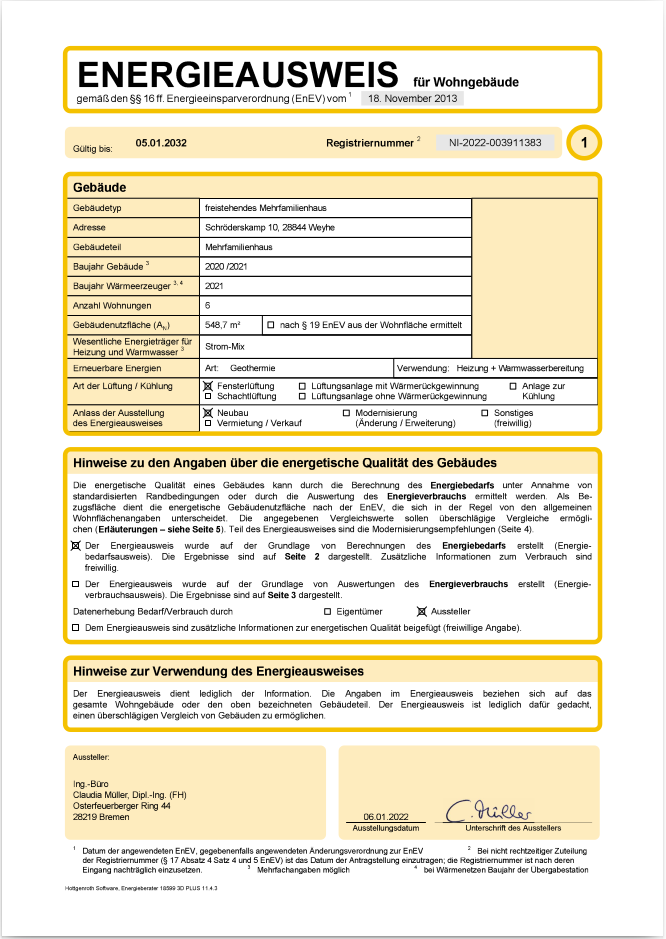
#> input picture reference.png, 666 x 939 px, found by its file name
$ python test2.py
#> lines starting #> are read from the running program, lines starting #| are printed output that depends on the picture; after the words box and inside, x2 and y2 are one past the last pixel; in counts of white or black regions, pixels touching at a corner belong together
# epc_scorer.py
import re
import numpy as np
from sklearn.feature_extraction.text import TfidfVectorizer
from sklearn.metrics.pairwise import cosine_similarity
import math
from collections import Counter
import os
import cv2

# Configuration du chemin Tesseract
TESSERACT_PATH = r"C:\Program Files\Tesseract-OCR\tesseract.exe"

# Gestion de l'importation de pytesseract avec fallback
try:
    import pytesseract
    from PIL import Image, ImageEnhance, ImageFilter

    # Configuration du chemin Tesseract
    pytesseract.pytesseract.tesseract_cmd = TESSERACT_PATH

    # Vérification que Tesseract est accessible
    try:
        pytesseract.get_tesseract_version()
#> (this line was passed over: pytesseract is not available in this run)
        TESSERACT_AVAILABLE = True
        print("Tesseract OCR est disponible et configuré correctement.")
    except:
        TESSERACT_AVAILABLE = False
        print("Tesseract est installé mais inaccessible. Vérifiez le chemin.")

except ImportError:
    TESSERACT_AVAILABLE = False
    print("Avertissement: pytesseract ou PIL n'est pas installé.")

def extract_text_from_image(image_path, lang='deu'):
    """
    Extrait le texte d'une image en utilisant Tesseract OCR avec prétraitement amélioré
    """
#> called with image_path = 'D:\\Desktop\\EPC vs nonEPC/reference.png', lang = 'deu'
    if not TESSERACT_AVAILABLE:
        print("Tesseract n'est pas disponible. Impossible d'extraire le texte de l'image.")
        return ""

    try:
        if not os.path.exists(image_path):
            print(f"Le fichier image n'existe pas: {image_path}")
            return ""

        # Prétraitement de l'image pour améliorer l'OCR
        img = Image.open(image_path)
#> img is the input picture: PIL image 666x939 RGBA; mean R, G, B, A 238.3, 232.2, 214.2, 255

        # Amélioration du contraste et de la netteté
        enhancer = ImageEnhance.Contrast(img)
        img = enhancer.enhance(2.0)
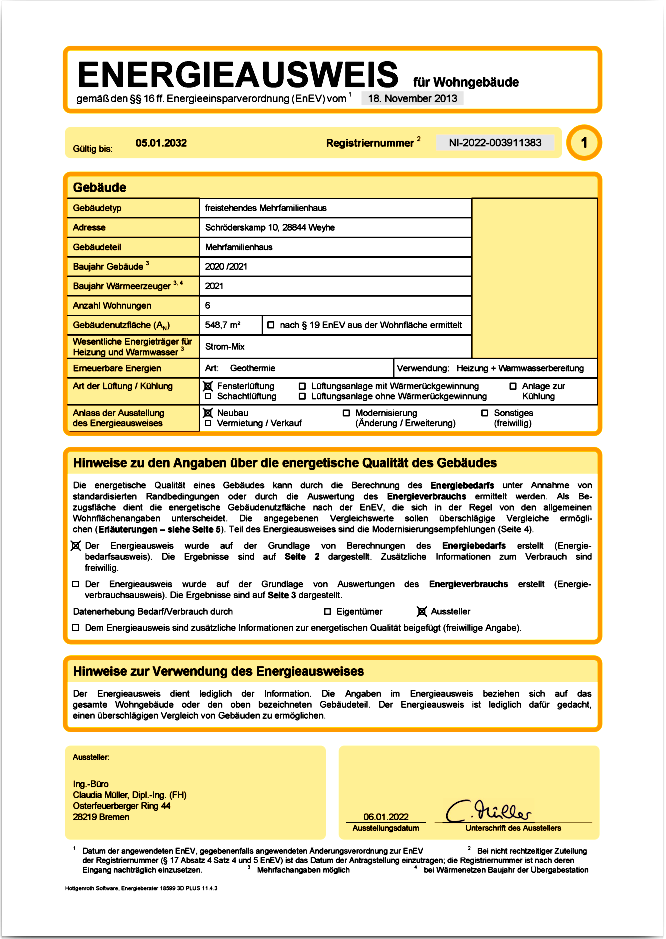
#> img: PIL image 666x939 RGBA; mean R, G, B, A 233, 225.6, 198.2, 255
        enhancer = ImageEnhance.Sharpness(img)
        img = enhancer.enhance(2.0)

        # Conversion en niveaux de gris
        if img.mode != 'L':
            img = img.convert('L')
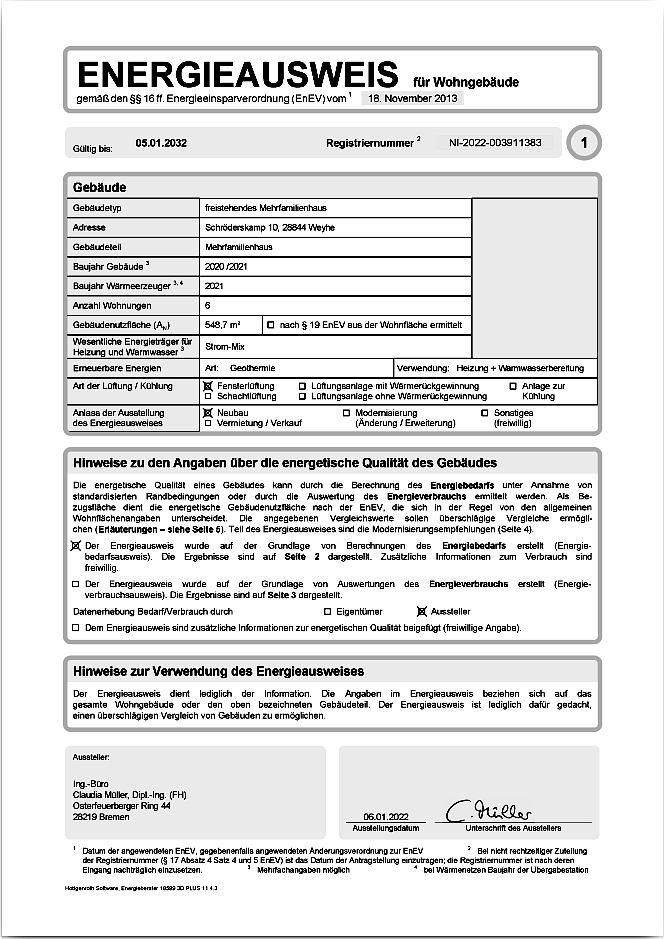
#> img: PIL image 666x939 L; min 0, max 255, mean 225

        # Seuillage pour améliorer la lisibilité
        img = img.point(lambda x: 0 if x < 140 else 255)
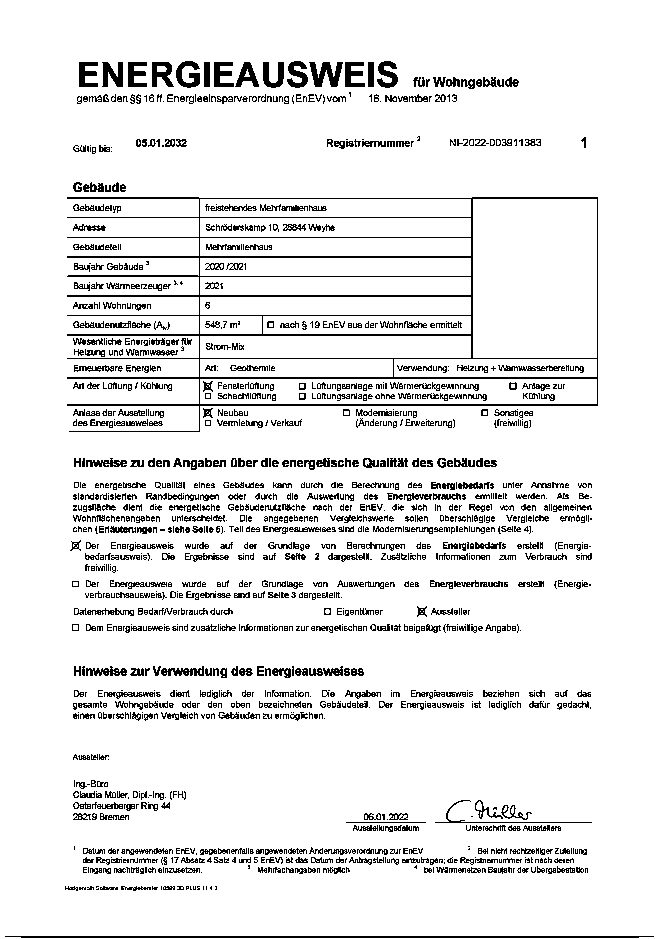
#> img: PIL image 666x939 L; 91.3% white; black in thin lines or dots

#> (the run stopped early here; a loop or call above may not have finished)

$ run again, with test.png copied over reference.png
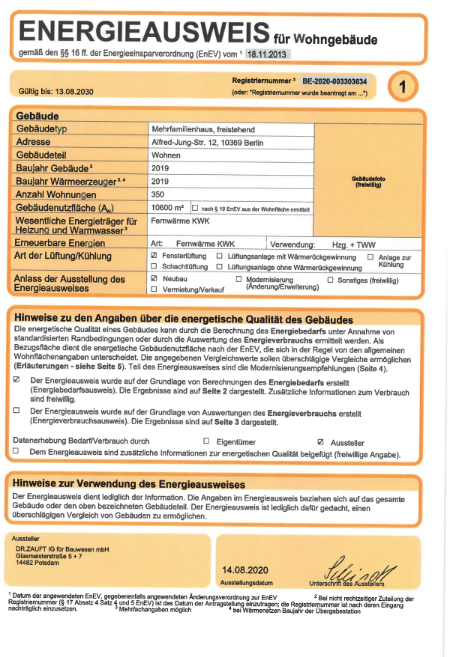
#> input picture test.png, 451 x 657 px, found by its file name
#> in extract_text_from_image, img is the input picture: PIL image 451x657 RGBA; mean R, G, B, A 231.5, 216.6, 195, 255
#> in extract_text_from_image, `img = img.convert('L')`:
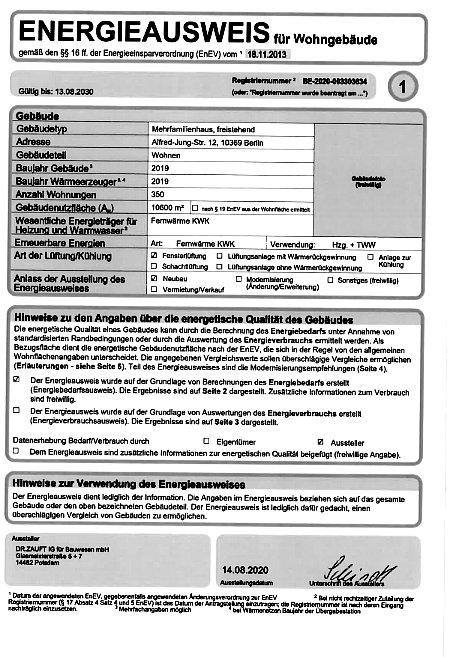
#> img: PIL image 451x657 L; min 0, max 255, mean 202.7
#> in extract_text_from_image, `img = img.point(lambda x: 0 if x < 140 else 255)`:
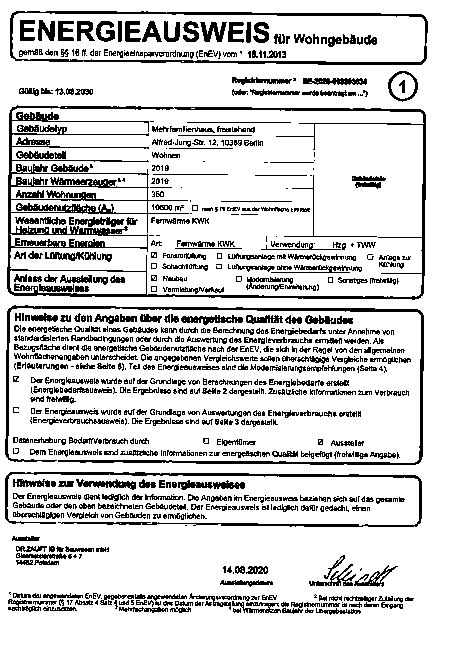
#> img: PIL image 451x657 L; 82.4% white; black in thin lines or dots, all inside (x1, y1, x2, y2) = (5, 11, 428, 615)
